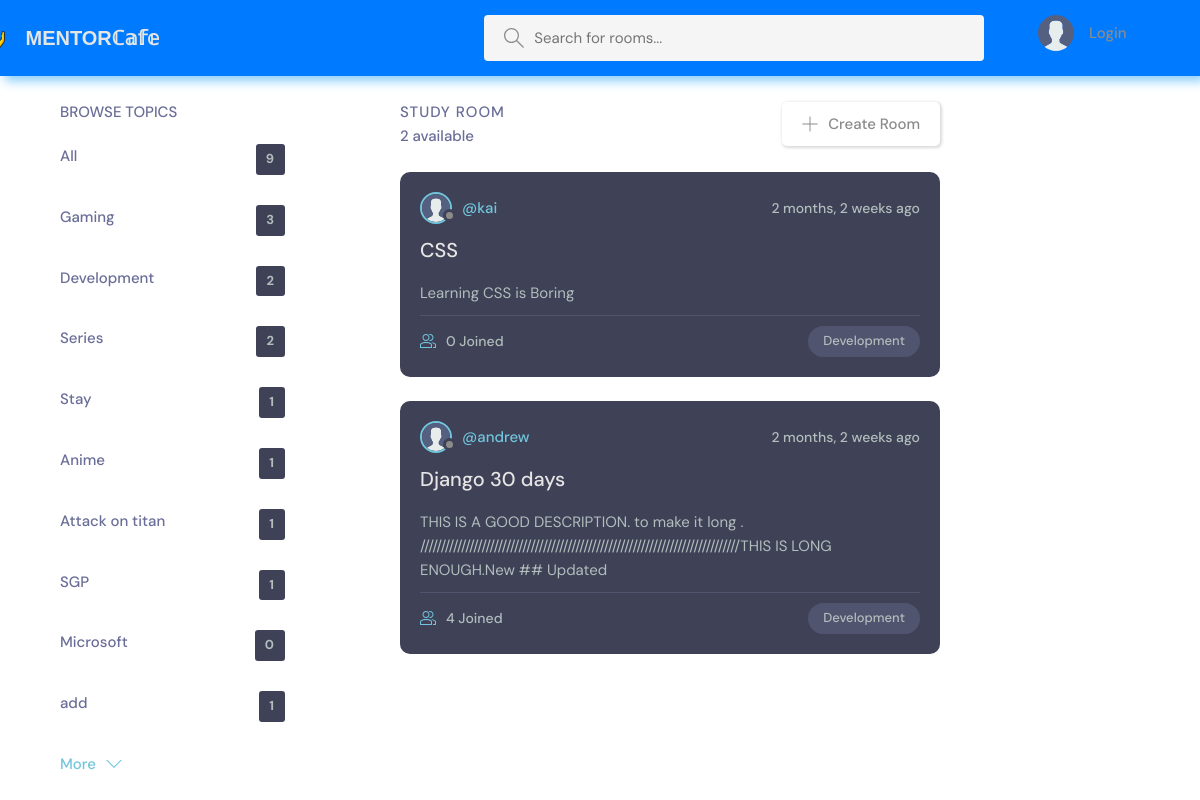
The app's page /?q=Development with its own data.
### base/models.py (models this page shows, shortened)
class Topic(models.Model):
    name = models.CharField(max_length=255)

class Room(models.Model):
    host = models.ForeignKey(User,on_delete=models.SET_NULL,null=True)
    topic = models.ForeignKey(Topic,on_delete=models.SET_NULL,null=True)
    name = models.CharField(max_length=255)
    description = models.TextField(null=True,blank=True)
    participants = models.ManyToManyField(User,related_name='participants',blank=True)
    updated = models.DateTimeField(auto_now_add=True)
    created = models.DateTimeField(auto_now_add=True)
    class Meta:
        ordering = ['-updated','created']

### base/views.py (the view)
# urls.py: 2. Add a URL to urlpatterns:  path('', views.home, name='home')
def home(request):
    q = request.GET.get('q') if request.GET.get('q') != None else ''
    rooms = Room.objects.filter(
        Q(topic__name__icontains = q)|
        Q(name__icontains = q)|
        Q(description__icontains = q)
        )
    topics = Topic.objects.all()
    room_count = rooms.count()
    context = {'rooms':rooms,'topics' : topics,'room_count':room_count}
    return render(request, 'base/home.html',context)

### base/templates/base/home.html (shortened to what this page needs)
{%extends 'main.html' %}
{% load static%}
{%block content%}
  <main class="layout layout--3">
    <div class="container">
      <div class="topics">
        <div class="topics__header">
          <h2>Browse Topics</h2>
        </div>
        <ul class="topics__list">
          <li>
            <a href="{% url 'home' %}"> All <span>{{topics.count}}</span></a>
          </li>
          {%for topic in topics %}
          <li>
            <a href="{% url 'home' %}?q={{topic.name}}">{{topic.name}} <span>{{topic.room_set.all.count}}</span></a>
          </li>
          {%endfor%}
        </ul>
        <a class="btn btn--link" href="topics.html">
          More
          <svg version="1.1" xmlns="http://www.w3.org/2000/svg" width="32" height="32" viewBox="0 0 32 32">
            <title>chevron-down</title>
            <path d="M16 21l-13-13h-3l16 16 16-16h-3l-13 13z"></path>
          </svg>
        </a>
      </div>
      <div class="roomList">
        <div class="roomList__header">
          <div>
            <h2>Study Room</h2>
            <p>{{room_count}} available</p>
          </div>
          <a class="btn btn--main" href="{% url 'create-room' %}">
            <svg version="1.1" xmlns="http://www.w3.org/2000/svg" width="32" height="32" viewBox="0 0 32 32">
              <title>add</title>
              <path
                d="M16.943 0.943h-1.885v14.115h-14.115v1.885h14.115v14.115h1.885v-14.115h14.115v-1.885h-14.115v-14.115z">
              </path>
            </svg>
            Create Room
          </a>
        </div>
        {%for room in rooms%}
        <div class="roomListRoom">
          <div class="roomListRoom__header">
            <a href="{% url 'profile' room.host.id %}" class="roomListRoom__author">
              <div class="avatar avatar--small">
                <img src="{% static 'images/avatar.svg' %}" />
              </div>
              <span>@{{room.host.username}}</span>
            </a>
            <div class="roomListRoom__actions">
              <span>{{room.created|timesince}} ago</span>
            </div>
          </div>
          <div class="roomListRoom__content">
            <a href="{% url 'room' room.id %}">{{room.name}}</a>
            <p>
              {{room.description}}
            </p>
          </div>
          <div class="roomListRoom__meta">
            <a href="{% url 'room' room.id %}" class="roomListRoom__joined">
                {{room.participants.all.count}}  Joined
            </a>
            <p class="roomListRoom__topic">{{room.topic.name}}</p>
          </div>
        </div>
        {%endfor%}
      </div>
    </div>
  </main>
{%endblock%}

### static/styles/style.css (style rules this page uses)
:root { --color-main: #71c6dd; --color-main-light: #e1f6fb; --color-dark: #3f4156; --color-dark-medium: #51546e; --color-dark-light: #696d97; --color-light: #e5e5e5; --color-gray: #8b8b8b; --color-light-gray: #b2bdbd; --color-bg: #2d2d39; --color-success: #5dd693; --color-error: #fc4b0b; }
* { font-family: "DM Sans", -apple-system, BlinkMacSystemFont, "Segoe UI", Roboto, Oxygen, Ubuntu, Cantarell, "Open Sans", "Helvetica Neue", sans-serif; margin: 0; padding: 0; box-sizing: border-box; text-rendering: optimizeLegibility; font-size: inherit; }
html { font-size: 56.25%; }
@media only screen and (min-width: 1200px) { html { font-size: 62.5%; } }
body { line-height: 1.6; font-weight: 400; font-size: 1.5rem; color: var(--color-light-gray); background-color: WHITE; min-height: 100vh; }
img { width: 100%; }
a { display: inline-block; color: var(--color-main); text-decoration: none; }
.container { max-width: 120rem; width: 90%; margin: auto; }
.btn { background-color: transparent; border: none; display: inline-flex; align-items: center; gap: 1rem; cursor: pointer; transition: all ease-in-out 0.3s; padding: 1rem 2rem; border-radius: 5px; box-shadow: 1px 1px 3px 1px rgba(0, 0, 0, 0.15); font-weight: 500; }
.btn--link { border-radius: 0; padding: 0; color: var(--color-main); box-shadow: none; }
.btn--main { color: var(--color-gray); }
.btn > svg { fill: currentColor; width: 1.6rem; height: 1.6rem; }
.avatar { position: relative; display: inline-block; border-radius: 50%; border: 2px solid var(--color-main); }
.avatar img { display: block; border-radius: 50%; object-fit: cover; object-position: center; }
.avatar::after { content: ""; display: block; position: absolute; background-color: var(--color-gray); z-index: 111; border-radius: 50%; border: 0.3rem solid var(--color-dark); }
.avatar.avatar--small img { width: 2.8rem; height: 2.8rem; }
.avatar.avatar--small:after { width: 0.7rem; height: 0.7rem; bottom: 0px; right: -6px; }
.layout { margin-top: 2.4rem; }
.layout > .container { display: flex; justify-content: space-between; align-items: flex-start; }
.layout--3 > .container > div:first-child { flex-basis: 50%; max-width: 22.5rem; }
.layout--3 > .container > div:nth-child(2) { flex-basis: 50%; }
.layout--3 > .container > div:last-child { flex-basis: 50%; }
.topics__header { margin-bottom: 2rem; }
.topics__header h2 { text-transform: uppercase; font-weight: 500; color: var(--color-dark-light); }
.topics__list { list-style: none; }
.topics__list li a { display: flex; justify-content: space-between; margin-bottom: 3rem; font-weight: 500; color: var(--color-dark-light); transition: all 0.3s ease-in-out; }
.topics__list li a span { padding: 0.5rem 1rem; background-color: var(--color-dark); color: var(--color-light-gray); border-radius: 3px; font-size: 1.3rem; font-weight: 700; letter-spacing: 1px; }
.roomList { position: relative; right: 200px; }
.roomList__header { display: flex; justify-content: space-between; align-items: center; margin-bottom: 2.4rem; }
.roomList__header h2 { text-transform: uppercase; font-weight: 500; color: var(--color-dark-light); letter-spacing: 1px; }
.roomList__header p { font-weight: 500; color: var(--color-dark-light); }
.roomListRoom { margin-bottom: 2.4rem; background-color: var(--color-dark); border-radius: 1rem; padding: 2rem; }
.roomListRoom__header { display: flex; justify-content: space-between; align-items: center; }
.roomListRoom__author { font-weight: 500; display: flex; align-items: center; gap: 1rem; }
.roomListRoom__actions { display: flex; align-items: flex-start; gap: 1rem; position: relative; }
.roomListRoom__actions span { font-size: 1.4rem; font-weight: 500; }
.roomListRoom__content { margin: 1rem 0; }
.roomListRoom__content a { font-size: 2rem; font-weight: 500; margin-bottom: 1.5rem; color: var(--color-light); transition: all 0.3s ease-in-out; }
.roomListRoom__meta { border-top: 1px solid var(--color-dark-medium); padding-top: 1rem; display: flex; align-items: center; justify-content: space-between; }
.roomListRoom__joined { color: var(--color-light-gray); display: flex; align-items: center; gap: 1rem; font-size: 1.4rem; font-weight: 500; }
.roomListRoom__joined svg { fill: var(--color-main); width: 1.6rem; height: 1.6rem; }
.roomListRoom__topic { padding: 5px 1.5rem; background-color: var(--color-dark-medium); border-radius: 5rem; font-weight: 500; font-size: 1.3rem; }

### records on screen
Topic: name "Gaming", room_set.all.count "3"
Topic: name "Development", room_set.all.count "2"
Topic: name "Series", room_set.all.count "2"
Topic: name "Stay", room_set.all.count "1"
Topic: name "Anime", room_set.all.count "1"
Topic: name "Attack on titan", room_set.all.count "1"
Topic: name "SGP", room_set.all.count "1"
Topic: name "Microsoft", room_set.all.count "0"
Topic: name "add", room_set.all.count "1"
Room: host.username "kai", created "2 months, 2 weeks", name "CSS", description "Learning CSS is Boring", participants.all.count "0", topic.name "Development"
Room: host.username "andrew", created "2 months, 2 weeks", name "Django 30 days", description "THIS IS A GOOD DESCRIPTION. to make it long . //////////////////////////////////////////////////////////////////////////////THIS IS LONG ENOUGH.New ## Updated", participants.all.count "4", topic.name "Development"

### other values on screen
{{ topics.count }} "9"
{{ room_count }} "2"
